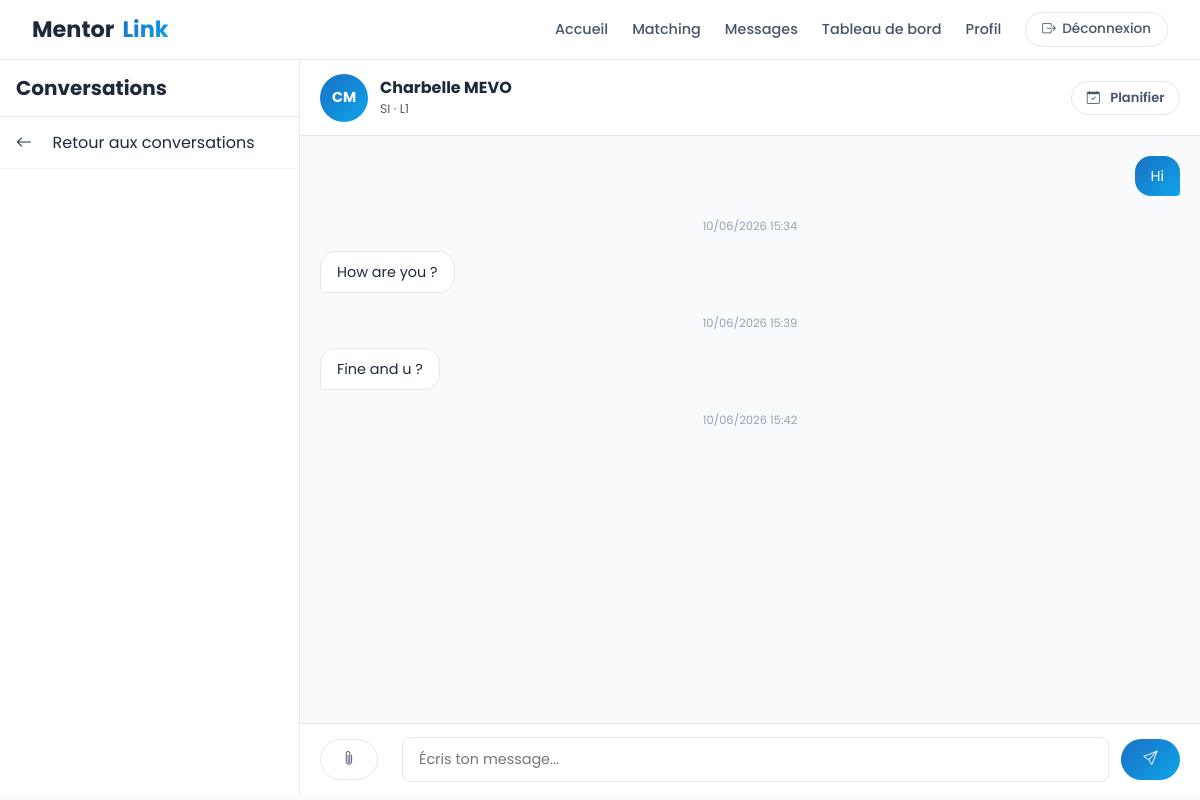
/messages/4/ (signed in), run on the app's committed database.
### users/models.py (models this page shows, shortened)
class Utilisateur(AbstractBaseUser, PermissionsMixin):
    nom = models.CharField(max_length=50)
    prenom = models.CharField(max_length=50)
    email = models.EmailField(max_length=100, unique=True)
    telephone = models.CharField(max_length=20, unique=True)
    photo_profil = models.ImageField(upload_to='photos/', blank=True, null=True)
    filiere = models.CharField(max_length=10, choices=[
        ('IA', 'IA'), ('IM', 'IM'), ('GL', 'GL'),
        ('SEIoT', 'SEIoT'), ('SI', 'SI')
    ])
    niveau = models.CharField(max_length=2, choices=[
        ('L1', 'L1'), ('L2', 'L2'), ('L3', 'L3')
    ])
    bio = models.TextField(blank=True, null=True)
    centres_interet = models.TextField(blank=True, null=True)
    date_inscription = models.DateTimeField(auto_now_add=True)
    is_active = models.BooleanField(default=True)
    is_staff = models.BooleanField(default=False)
    USERNAME_FIELD = 'email'
    REQUIRED_FIELDS = ['nom', 'prenom', 'telephone']
    objects = UtilisateurManager()

### messaging/models.py (models this page shows, shortened)
class Message(models.Model):
    conversation = models.ForeignKey(Conversation, on_delete=models.CASCADE, related_name='messages')
    expediteur = models.ForeignKey(Utilisateur, on_delete=models.CASCADE, related_name='messages_envoyes')
    contenu = models.TextField(blank=True)
    fichier = models.FileField(upload_to='messages/', blank=True, null=True)
    date_envoi = models.DateTimeField(auto_now_add=True)
    lu = models.BooleanField(default=False)
    class Meta:
        ordering = ['date_envoi']

### messaging/views.py (the view)
# urls.py: path('<int:conversation_id>/', views.conversation_detail, name='conversation_detail'),
@login_required
def conversation_detail(request, conversation_id):
    conversation = get_object_or_404(
        Conversation.objects.filter(
            db_models.Q(utilisateur1=request.user) | db_models.Q(utilisateur2=request.user)
        ),
        id=conversation_id
    )
    autre = conversation.autre_participant(request.user)
    if request.method == 'POST':
        contenu = request.POST.get('contenu', '').strip()
        fichier = request.FILES.get('fichier')
        if contenu or fichier:
            Message.objects.create(conversation=conversation, expediteur=request.user, contenu=contenu, fichier=fichier)
        return redirect('messaging:conversation_detail', conversation_id=conversation.id)
    conversation.messages.exclude(expediteur=request.user).update(lu=True)
    return render(request, 'messaging/conversation_detail.html', {
        'conversation': conversation,
        'autre': autre,
        'messages_chat': conversation.messages.all(),
    })

### messaging/models.py (called while the page is built)
    def autre_participant(self, utilisateur):
        return self.utilisateur2 if self.utilisateur1_id == utilisateur.id else self.utilisateur1

### messaging/templates/messaging/conversation_detail.html (shortened to what this page needs)
{% extends "base.html" %}
{% block content %}
<div class="chat-layout">
  <div class="contacts-sidebar hidden-mobile">
    <div class="contacts-search">
      <h5 class="fw-bold mb-0">Conversations</h5>
    </div>
    <div class="contacts-list">
      <a href="{% url 'messaging:conversations' %}" class="chat-contact">
        <i class="bi bi-arrow-left"></i>&nbsp; Retour aux conversations
      </a>
    </div>
  </div>
  <div class="chat-main">
    <div class="chat-header">
      <div class="avatar-mentor">{{ autre.prenom|slice:":1" }}{{ autre.nom|slice:":1" }}</div>
      <div>
        <div class="fw-bold">{{ autre.prenom }} {{ autre.nom }}</div>
        <div class="text-muted" style="font-size:0.78rem;">{{ autre.filiere }} · {{ autre.niveau }}</div>
      </div>
      <button class="btn-outline-mentor ms-auto" style="padding:0.4rem 0.9rem; font-size:0.82rem; white-space:nowrap;" onclick="openModal()">
        <i class="bi bi-calendar-check me-1"></i><span class="d-none d-md-inline">Planifier</span><span class="d-md-none">Plan.</span>
      </button>
    </div>
    <div class="messages-area" id="messagesArea">
      {% for message in messages_chat %}
        {% if message.expediteur_id == request.user.id %}
          <div class="chat-bubble-me">
        {% else %}
          <div class="chat-bubble-other">
        {% endif %}
            {% if message.contenu %}<div>{{ message.contenu }}</div>{% endif %}
          </div>
        <div class="time-label">{{ message.date_envoi|date:"d/m/Y H:i" }}</div>
      {% empty %}
        <div class="empty-chat">Aucun message. Lance la conversation !</div>
      {% endfor %}
    </div>
    <form method="post" class="message-input-area" enctype="multipart/form-data">
      <label class="btn-outline-mentor mb-0" style="cursor:pointer;" title="Joindre un fichier">
        <i class="bi bi-paperclip"></i>
      </label>
      <input type="text" name="contenu" class="form-control-mentor" placeholder="Écris ton message..." autocomplete="off">
      <button type="submit" class="btn-primary-mentor"><i class="bi bi-send"></i></button>
    </form>
  </div>
</div>
{% endblock %}

### static/css/base.css (style rules this page uses)
:root { --primary: #1a6fc4; --primary-dark: #15579c; --primary-light: #e8f1fb; --secondary: #0ea5e9; --accent: #0ea5e9; --accent-dark: #0c7ea8; --accent-soft: #e0f6fd; --gray-50: #f8fafc; --gray-100: #f1f5f9; --gray-200: #e2e8f0; --gray-400: #94a3b8; --gray-600: #475569; --gray-800: #1e293b; --success: #22c55e; --danger: #ef4444; --gradient: linear-gradient(135deg, #1a6fc4 0%, #0ea5e9 100%); --gradient-soft: linear-gradient(135deg, rgba(26,111,196,0.08) 0%, rgba(14,165,233,0.08) 100%); --radius-sm: 8px; --radius: 14px; --radius-lg: 20px; --shadow-md: 0 4px 16px rgba(30,41,59,0.08); --shadow-lg: 0 12px 32px rgba(30,41,59,0.14); }
* { box-sizing: border-box; }
html, body { font-family: 'Poppins', sans-serif; color: var(--gray-800); background: var(--gray-50); -webkit-font-smoothing: antialiased; }
a { color: var(--primary); text-decoration: none; }
h1, h2, h3, h4, h5, h6 { font-family: 'Poppins', sans-serif; color: var(--gray-800); }

### static/css/buttons.css (style rules this page uses)
.btn-primary-mentor { display: inline-flex; align-items: center; justify-content: center; gap: 0.4rem; background: var(--gradient); color: #fff; border: none; border-radius: 50px; padding: 0.6rem 1.4rem; font-family: 'Poppins', sans-serif; font-weight: 600; font-size: 0.9rem; cursor: pointer; text-decoration: none; transition: opacity 0.2s, transform 0.1s; }
.btn-outline-mentor { display: inline-flex; align-items: center; justify-content: center; gap: 0.4rem; background: #fff; color: var(--gray-600); border: 1.5px solid var(--gray-200); border-radius: 50px; padding: 0.55rem 1.3rem; font-family: 'Poppins', sans-serif; font-weight: 600; font-size: 0.9rem; cursor: pointer; text-decoration: none; transition: all 0.2s; }

### static/css/forms.css (style rules this page uses)
.form-control-mentor, input.form-control-mentor, select.form-control-mentor, textarea.form-control-mentor { width: 100%; border: 1.5px solid var(--gray-200); border-radius: var(--radius-sm); padding: 0.65rem 1rem; font-family: 'Poppins', sans-serif; font-size: 0.9rem; color: var(--gray-800); background: #fff; outline: none; transition: border-color 0.2s; }
form label { display: block; font-size: 0.85rem; font-weight: 600; color: var(--gray-600); margin-bottom: 0.35rem; }
form input[type="text"], form input[type="email"], form input[type="password"], form input[type="tel"], form input[type="number"], form input[type="time"], form input[type="date"], form input[type="file"], form select, form textarea { width: 100%; border: 1.5px solid var(--gray-200); border-radius: var(--radius-sm); padding: 0.65rem 1rem; font-family: 'Poppins', sans-serif; font-size: 0.9rem; color: var(--gray-800); background: #fff; outline: none; transition: border-color 0.2s; }

### static/css/cards.css (style rules this page uses)
.avatar-mentor { width: 48px; height: 48px; border-radius: 50%; background: var(--gradient); color: #fff; display: flex; align-items: center; justify-content: center; font-weight: 700; font-size: 0.9rem; flex-shrink: 0; }
.chat-bubble-me, .chat-bubble-other { max-width: 75%; padding: 0.6rem 1rem; border-radius: 16px; font-size: 0.9rem; line-height: 1.4; margin-bottom: 0.4rem; word-wrap: break-word; }
.chat-bubble-me { align-self: flex-end; background: var(--gradient); color: #fff; border-bottom-right-radius: 4px; }
.chat-bubble-other { align-self: flex-start; background: #fff; border: 1px solid var(--gray-200); border-bottom-left-radius: 4px; }

### data on the page
Utilisateur: prenom "C", nom "M", prenom "Charbelle", nom "MEVO", filiere "SI", niveau "L1"
Message: contenu "Hi", date_envoi "10/06/2026 15:34"
Message: contenu "How are you ?", date_envoi "10/06/2026 15:39"
Message: contenu "Fine and u ?", date_envoi "10/06/2026 15:42"
